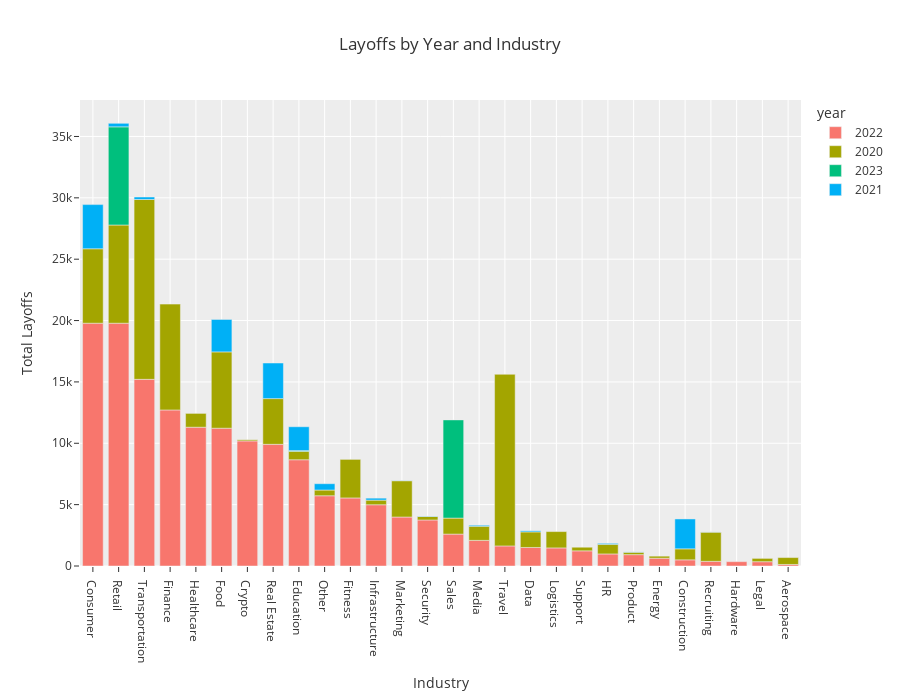

The notebook cell this image was saved under:
### Code cell
fig = px.bar(df_ind_yr.sort_values(by=['total_laid_off'], ascending=False), x="industry", y="total_laid_off",
             color='year',
             height=700,
            template = 'ggplot2',
             title="Layoffs by Year and Industry",
             labels={'industry': 'Industry', 'total_laid_off':'Total Layoffs'})
fig.update_layout(title_x=0.5)
fig.show()

### Figure 1 — Plotly figure (JSON) as saved in the notebook; plotly's stock layout.template omitted (floating-point values rounded to 4 significant figures)
{"data": [{"alignmentgroup": "True", "hovertemplate": "year=2022<br>Industry=%{x}<br>Total Layoffs=%{y}<extra></extra>", "legendgroup": "2022", "marker": {"color": "#F8766D", "pattern": {"shape": ""}}, "name": "2022", "offsetgroup": "2022", "orientation": "v", "showlegend": true, "textposition": "auto", "type": "bar", "x": ["Consumer", "Retail", "Transportation", "Finance", "Healthcare", "Food", "Crypto", "Real Estate", "Education", "Other", "Fitness", "Infrastructure", "Marketing", "Security", "Sales", "Media", "Travel", "Data", "Logistics", "Support", "HR", "Product", "Energy", "Construction", "Recruiting", "Hardware", "Legal", "Aerospace"], "xaxis": "x", "y": [19786, 19784, 15211, 12716, 11310.0, 11228, 10193, 9915, 8658, 5725.0, 5546, 4991, 3991.0, 3750, 2601, 2089.0, 1637, 1509, 1473, 1236, 983, 926, 635, 503, 380, 354, 350, 125.6], "yaxis": "y"}, {"alignmentgroup": "True", "hovertemplate": "year=2020<br>Industry=%{x}<br>Total Layoffs=%{y}<extra></extra>", "legendgroup": "2020", "marker": {"color": "#A3A500", "pattern": {"shape": ""}}, "name": "2020", "offsetgroup": "2020", "orientation": "v", "showlegend": true, "textposition": "auto", "type": "bar", "x": ["Transportation", "Travel", "Finance", "Retail", "Food", "Consumer", "Real Estate", "Fitness", "Marketing", "Recruiting", "Logistics", "Sales", "Data", "Media", "Healthcare", "Construction", "HR", "Education", "Aerospace", "Other", "Infrastructure", "Support", "Security", "Legal", "Product", "Energy", "Crypto"], "xaxis": "x", "y": [14656, 13983, 8624, 8002, 6218, 6063, 3726.0, 3142, 2958, 2382, 1331.0, 1304, 1268, 1150, 1125, 896, 782, 685, 561, 466, 377, 294, 288, 270, 199, 167, 91], "yaxis": "y"}, {"alignmentgroup": "True", "hovertemplate": "year=2023<br>Industry=%{x}<br>Total Layoffs=%{y}<extra></extra>", "legendgroup": "2023", "marker": {"color": "#00BF7D", "pattern": {"shape": ""}}, "name": "2023", "offsetgroup": "2023", "orientation": "v", "showlegend": true, "textposition": "auto", "type": "bar", "x": ["Sales", "Retail", "Education"], "xaxis": "x", "y": [8000, 8000, 60], "yaxis": "y"}, {"alignmentgroup": "True", "hovertemplate": "year=2021<br>Industry=%{x}<br>Total Layoffs=%{y}<extra></extra>", "legendgroup": "2021", "marker": {"color": "#00B0F6", "pattern": {"shape": ""}}, "name": "2021", "offsetgroup": "2021", "orientation": "v", "showlegend": true, "textposition": "auto", "type": "bar", "x": ["Consumer", "Real Estate", "Food", "Construction", "Education", "Other", "Retail", "Transportation", "Infrastructure", "Data", "Media", "HR", "Security", "Product", "Marketing", "Recruiting"], "xaxis": "x", "y": [3600, 2900, 2644, 2434, 1943, 515, 288, 200, 160, 90, 83, 80, 30, 22, 21, 13], "yaxis": "y"}], "layout": {"barmode": "relative", "height": 700, "legend": {"title": {"text": "year"}, "tracegroupgap": 0}, "title": {"text": "Layoffs by Year and Industry", "x": 0.5}, "xaxis": {"anchor": "y", "domain": [0, 1], "title": {"text": "Industry"}}, "yaxis": {"anchor": "x", "domain": [0, 1], "title": {"text": "Total Layoffs"}}}}
